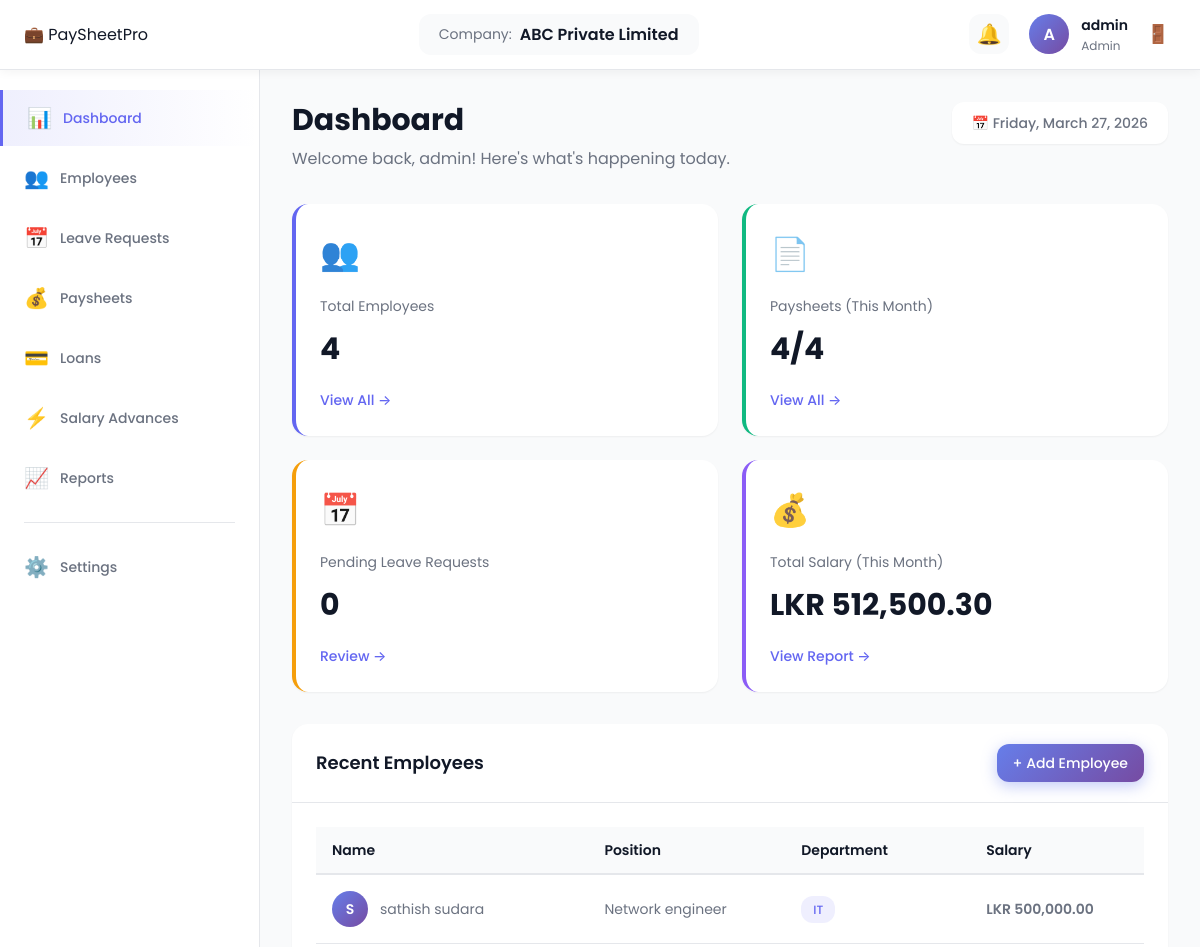
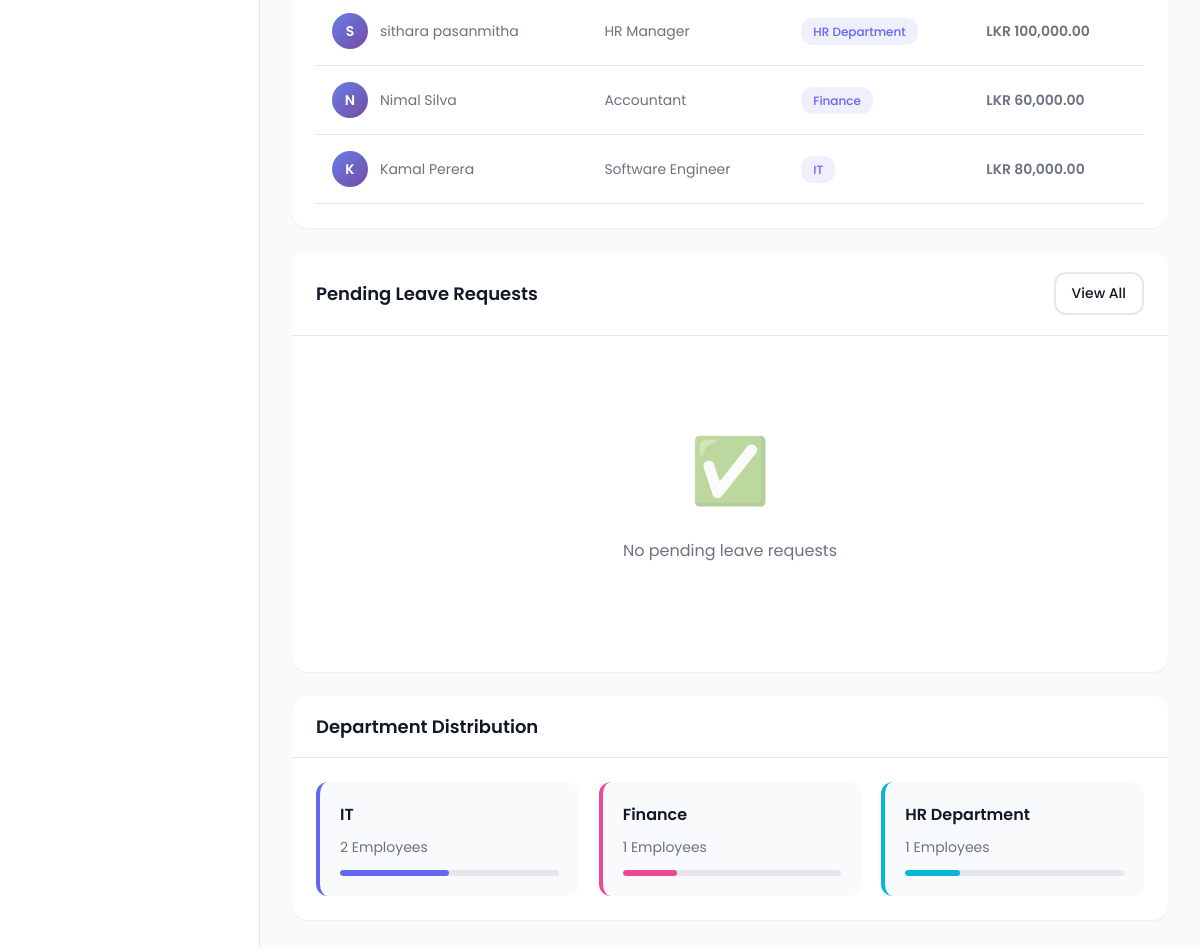
Page /admin/dashboard.php (signed in) on the committed database (2 pictures, top to bottom).
### tables this page shows
CREATE TABLE `employees` (
  `employee_id` int(11) NOT NULL,
  `company_id` int(11) NOT NULL,
  `employee_name` varchar(255) NOT NULL,
  `employee_nic` varchar(20) NOT NULL,
  `employee_address` text NOT NULL,
  `employee_phone` varchar(20) NOT NULL,
  `employee_email` varchar(100) NOT NULL,
  `position` varchar(100) NOT NULL,
  `department` varchar(100) NOT NULL,
  `basic_salary` decimal(10,2) NOT NULL,
  `joining_date` date NOT NULL,
  `status` enum('active','inactive') DEFAULT 'active',
  `created_date` timestamp NOT NULL DEFAULT current_timestamp()
);

### config/database.php (called while the page is built, shortened)
<?php
function getCompanyId() {
    return isset($_SESSION['company_id']) ? $_SESSION['company_id'] : null;
}
function formatCurrency($amount) {
    return 'LKR ' . number_format($amount, 2);
}
?>

### admin/dashboard.php (the view, shortened to what this page needs)
<?php
require_once '../config/database.php';
$company_id = getCompanyId();
$company_name = $_SESSION['company_name'];
$username = $_SESSION['username'];
$current_month = date('n');
$current_year = date('Y');
$query_total_employees = "SELECT COUNT(*) as total FROM employees WHERE company_id = '$company_id' AND status = 'active'";
$result_total_employees = mysqli_query($conn, $query_total_employees);
$total_employees = mysqli_fetch_assoc($result_total_employees)['total'];
$query_paysheets = "SELECT COUNT(*) as total FROM paysheets p
                    JOIN employees e ON p.employee_id = e.employee_id
                    WHERE e.company_id = '$company_id' AND p.month = '$current_month' AND p.year = '$current_year'";
$result_paysheets = mysqli_query($conn, $query_paysheets);
$paysheets_generated = mysqli_fetch_assoc($result_paysheets)['total'];
$query_pending_leaves = "SELECT COUNT(*) as total FROM leave_records lr
                         JOIN employees e ON lr.employee_id = e.employee_id
                         WHERE e.company_id = '$company_id' AND lr.status = 'pending'";
$result_pending_leaves = mysqli_query($conn, $query_pending_leaves);
$pending_leaves = mysqli_fetch_assoc($result_pending_leaves)['total'];
$query_total_salary = "SELECT SUM(net_salary) as total FROM paysheets p
                       JOIN employees e ON p.employee_id = e.employee_id
                       WHERE e.company_id = '$company_id' AND p.month = '$current_month' AND p.year = '$current_year'";
$result_total_salary = mysqli_query($conn, $query_total_salary);
$total_salary = mysqli_fetch_assoc($result_total_salary)['total'] ?? 0;
$query_recent_employees = "SELECT employee_id, employee_name, position, department, basic_salary, joining_date
                          FROM employees
                          WHERE company_id = '$company_id' AND status = 'active'
                          ORDER BY employee_id DESC LIMIT 5";
$result_recent_employees = mysqli_query($conn, $query_recent_employees);
$query_recent_leaves = "SELECT lr.*, e.employee_name, lt.leave_name
                        FROM leave_records lr
                        JOIN employees e ON lr.employee_id = e.employee_id
                        JOIN leave_types lt ON lr.leave_type_id = lt.leave_type_id
                        WHERE e.company_id = '$company_id' AND lr.status = 'pending'
                        ORDER BY lr.leave_id DESC LIMIT 5";
$result_recent_leaves = mysqli_query($conn, $query_recent_leaves);
$query_departments = "SELECT department, COUNT(*) as count
                      FROM employees
                      WHERE company_id = '$company_id' AND status = 'active'
                      GROUP BY department
                      ORDER BY count DESC LIMIT 5";
$result_departments = mysqli_query($conn, $query_departments);
?>
<!DOCTYPE html>
<html lang="en">
<head>
    <link rel="stylesheet" href="../accests/css/style.css">
    <link rel="stylesheet" href="../accests/css/dashboard.css">
</head>
<body>
    <header class="dashboard-header">
        <div class="header-left">
            <div class="logo">
                <span class="logo-icon">💼</span>
                <span class="logo-text">PaySheet<span class="highlight">Pro</span></span>
            </div>
        </div>
        <div class="header-center">
            <div class="company-info">
                <span class="company-label">Company:</span>
                <span class="company-name"><?php echo htmlspecialchars($company_name); ?></span>
            </div>
        </div>
        <div class="header-right">
            <div class="header-icons">
                <button class="icon-btn" title="Notifications">
                    <span class="icon">🔔</span>
                </button>
            </div>
            <div class="user-menu">
                <div class="user-avatar">
                    <span><?php echo strtoupper(substr($username, 0, 1)); ?></span>
                </div>
                <div class="user-details">
                    <span class="user-name"><?php echo htmlspecialchars($username); ?></span>
                    <span class="user-role">Admin</span>
                </div>
                <a href="../auth/logout.php" class="logout-btn" title="Logout">
                    <span class="icon">🚪</span>
                </a>
            </div>
        </div>
    </header>
    <div class="dashboard-container">
        <aside class="sidebar" id="sidebar">
            <nav class="sidebar-nav">
                <ul class="nav-list">
                    <li class="nav-item active">
                        <a href="dashboard.php" class="nav-link">
                            <span class="nav-icon">📊</span>
                            <span class="nav-text">Dashboard</span>
                        </a>
                    </li>
                    <li class="nav-item">
                        <a href="employees/view_employees.php" class="nav-link">
                            <span class="nav-icon">👥</span>
                            <span class="nav-text">Employees</span>
                        </a>
                    </li>
                    <li class="nav-item">
                        <a href="leaves/leave_requests.php" class="nav-link">
                            <span class="nav-icon">📅</span>
                            <span class="nav-text">Leave Requests</span>
                        </a>
                    </li>
                    <li class="nav-item">
                        <a href="paysheet/generate_paysheet.php" class="nav-link">
                            <span class="nav-icon">💰</span>
                            <span class="nav-text">Paysheets</span>
                        </a>
                    </li>
                    <li class="nav-item">
                        <a href="loans/view_loans.php" class="nav-link">
                            <span class="nav-icon">💳</span>
                            <span class="nav-text">Loans</span>
                        </a>
                    </li>
                    <li class="nav-item">
                        <a href="advances/view_advances.php" class="nav-link">
                            <span class="nav-icon">⚡</span>
                            <span class="nav-text">Salary Advances</span>
                        </a>
                    </li>
                    <li class="nav-item">
                        <a href="reports/monthly_report.php" class="nav-link">
                            <span class="nav-icon">📈</span>
                            <span class="nav-text">Reports</span>
                        </a>
                    </li>
                    <li class="nav-divider"></li>
                    <li class="nav-item">
                        <a href="company_settings.php" class="nav-link">
                            <span class="nav-icon">⚙️</span>
                            <span class="nav-text">Settings</span>
                        </a>
                    </li>
                </ul>
            </nav>
        </aside>
        <main class="main-content">
            <div class="page-header">
                <div>
                    <h1 class="page-title">Dashboard</h1>
                    <p class="page-subtitle">Welcome back, <?php echo htmlspecialchars($username); ?>! Here's what's happening today.</p>
                </div>
                <div class="page-actions">
                    <span class="current-date">📅 <?php echo date('l, F d, Y'); ?></span>
                </div>
            </div>
            <div class="stats-grid">
                <div class="stat-card card-blue">
                    <div class="stat-icon">👥</div>
                    <div class="stat-details">
                        <div class="stat-label">Total Employees</div>
                        <div class="stat-value"><?php echo $total_employees; ?></div>
                    </div>
                    <a href="employees/view_employees.php" class="stat-link">View All →</a>
                </div>
                <div class="stat-card card-green">
                    <div class="stat-icon">📄</div>
                    <div class="stat-details">
                        <div class="stat-label">Paysheets (This Month)</div>
                        <div class="stat-value"><?php echo $paysheets_generated; ?>/<?php echo $total_employees; ?></div>
                    </div>
                    <a href="paysheet/paysheet_history.php" class="stat-link">View All →</a>
                </div>
                <div class="stat-card card-orange">
                    <div class="stat-icon">📅</div>
                    <div class="stat-details">
                        <div class="stat-label">Pending Leave Requests</div>
                        <div class="stat-value"><?php echo $pending_leaves; ?></div>
                    </div>
                    <a href="leaves/leave_requests.php" class="stat-link">Review →</a>
                </div>
                <div class="stat-card card-purple">
                    <div class="stat-icon">💰</div>
                    <div class="stat-details">
                        <div class="stat-label">Total Salary (This Month)</div>
                        <div class="stat-value"><?php echo formatCurrency($total_salary); ?></div>
                    </div>
                    <a href="reports/monthly_report.php" class="stat-link">View Report →</a>
                </div>
            </div>
            <div class="dashboard-grid">
                <div class="dashboard-card">
                    <div class="card-header">
                        <h3 class="card-title">Recent Employees</h3>
                        <a href="employees/add_employee.php" class="btn-small btn-primary">+ Add Employee</a>
                    </div>
                    <div class="card-body">
                        <?php if (mysqli_num_rows($result_recent_employees) > 0): ?>
                            <div class="table-responsive">
                                <table class="data-table">
                                    <thead>
                                        <tr>
                                            <th>Name</th>
                                            <th>Position</th>
                                            <th>Department</th>
                                            <th>Salary</th>
                                        </tr>
                                    </thead>
                                    <tbody>
                                        <?php while ($employee = mysqli_fetch_assoc($result_recent_employees)): ?>
                                            <tr>
                                                <td>
                                                    <div class="employee-name">
                                                        <span class="employee-avatar"><?php echo strtoupper(substr($employee['employee_name'], 0, 1)); ?></span>
                                                        <span><?php echo htmlspecialchars($employee['employee_name']); ?></span>
                                                    </div>
                                                </td>
                                                <td><?php echo htmlspecialchars($employee['position']); ?></td>
                                                <td><span class="badge badge-blue"><?php echo htmlspecialchars($employee['department']); ?></span></td>
                                                <td class="text-bold"><?php echo formatCurrency($employee['basic_salary']); ?></td>
                                            </tr>
                                        <?php endwhile; ?>
                                    </tbody>
                                </table>
                            </div>
                        <?php endif; ?>
                    </div>
                </div>
                <div class="dashboard-card">
                    <div class="card-header">
                        <h3 class="card-title">Pending Leave Requests</h3>
                        <a href="leaves/leave_requests.php" class="btn-small btn-secondary">View All</a>
                    </div>
                    <div class="card-body">
                        <?php if (mysqli_num_rows($result_recent_leaves) > 0): ?>
                            <div class="leave-list">
                                <?php while ($leave = mysqli_fetch_assoc($result_recent_leaves)): ?>
                                    <div class="leave-item">
                                        <div class="leave-info">
                                            <div class="leave-employee"><?php echo htmlspecialchars($leave['employee_name']); ?></div>
                                            <div class="leave-details">
                                                <span class="leave-type badge badge-purple"><?php echo htmlspecialchars($leave['leave_name']); ?></span>
                                                <span class="leave-dates"><?php echo formatDate($leave['start_date']); ?> - <?php echo formatDate($leave['end_date']); ?></span>
                                                <span class="leave-days"><?php echo $leave['days_count']; ?> days</span>
                                            </div>
                                        </div>
                                        <div class="leave-actions">
                                            <a href="leaves/approve_leave.php?id=<?php echo $leave['leave_id']; ?>&action=approve"
                                               class="btn-icon btn-success" title="Approve">✓</a>
                                            <a href="leaves/approve_leave.php?id=<?php echo $leave['leave_id']; ?>&action=reject"
                                               class="btn-icon btn-danger" title="Reject">✕</a>
                                        </div>
                                    </div>
                                <?php endwhile; ?>
                            </div>
                        <?php else: ?>
                            <div class="empty-state">
                                <span class="empty-icon">✅</span>
                                <p>No pending leave requests</p>
                            </div>
                        <?php endif; ?>
                    </div>
                </div>
            </div>
            <div class="dashboard-card">
                <div class="card-header">
                    <h3 class="card-title">Department Distribution</h3>
                </div>
                <div class="card-body">
                    <div class="department-grid">
                        <?php
                        $colors = ['#6366f1', '#ec4899', '#06b6d4', '#10b981', '#f59e0b'];
                        $index = 0;
                        while ($dept = mysqli_fetch_assoc($result_departments)):
                        ?>
                            <div class="department-card" style="border-left-color: <?php echo $colors[$index % 5]; ?>;">
                                <div class="dept-name"><?php echo htmlspecialchars($dept['department']); ?></div>
                                <div class="dept-count"><?php echo $dept['count']; ?> Employees</div>
                                <div class="dept-bar">
                                    <div class="dept-bar-fill" style="width: <?php echo ($dept['count'] / $total_employees) * 100; ?>%; background: <?php echo $colors[$index % 5]; ?>;"></div>
                                </div>
                            </div>
                        <?php
                            $index++;
                        endwhile;
                        ?>
                    </div>
                </div>
            </div>
        </main>
    </div>
</body>
</html>

### rows in the picture
employees: employee_name "S", employee_name "sathish sudara", position "Network engineer", department "IT", basic_salary "LKR 500,000.00"
employees: employee_name "S", employee_name "sithara pasanmitha", position "HR Manager", department "HR Department", basic_salary "LKR 100,000.00"
employees: employee_name "N", employee_name "Nimal Silva", position "Accountant", department "Finance", basic_salary "LKR 60,000.00"
employees: employee_name "K", employee_name "Kamal Perera", position "Software Engineer", department "IT", basic_salary "LKR 80,000.00"

### other values in the picture
$company_name "ABC Private Limited"
substr($username, 0, 1) "A"
$username "admin"
$total_employees "4"
$paysheets_generated "4"
$pending_leaves "0"
formatCurrency($total_salary) "LKR 512,500.30"
$dept['department'] "IT"
$dept['count'] "2"
$dept['department'] "Finance"
$dept['count'] "1"
$dept['department'] "HR Department"
